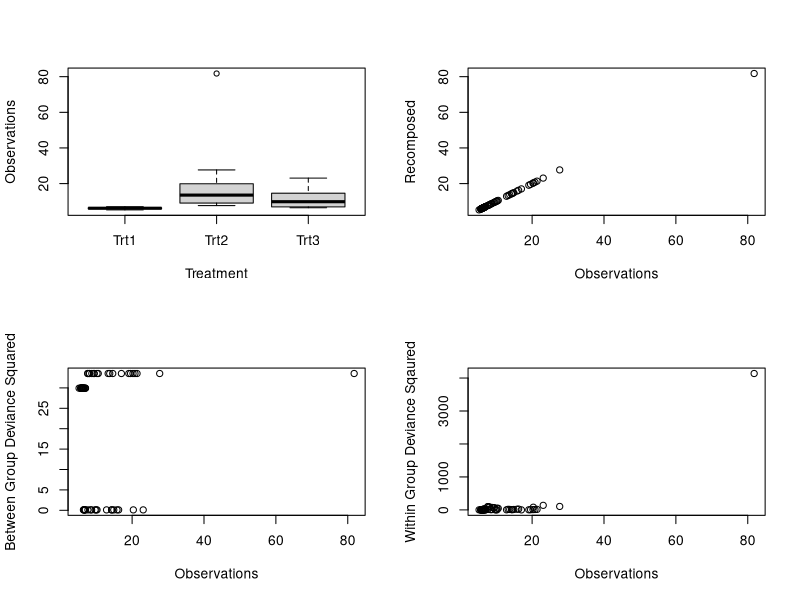
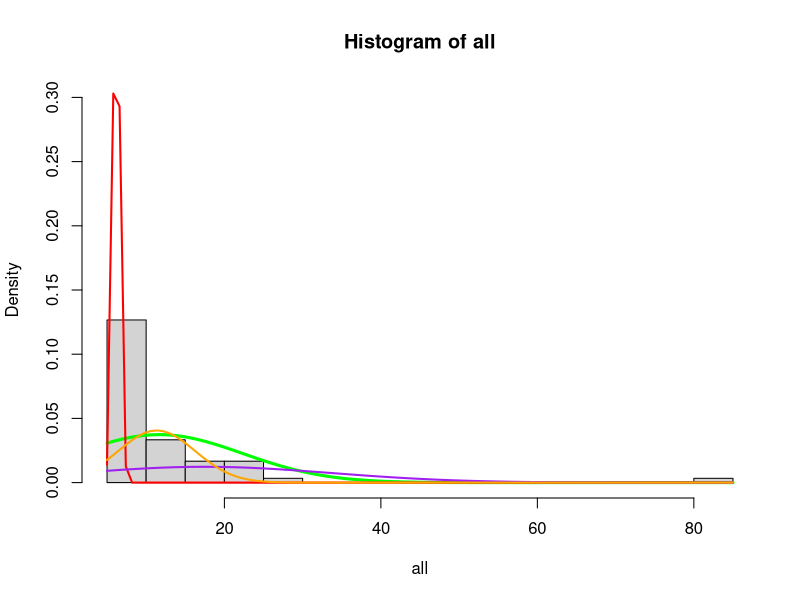
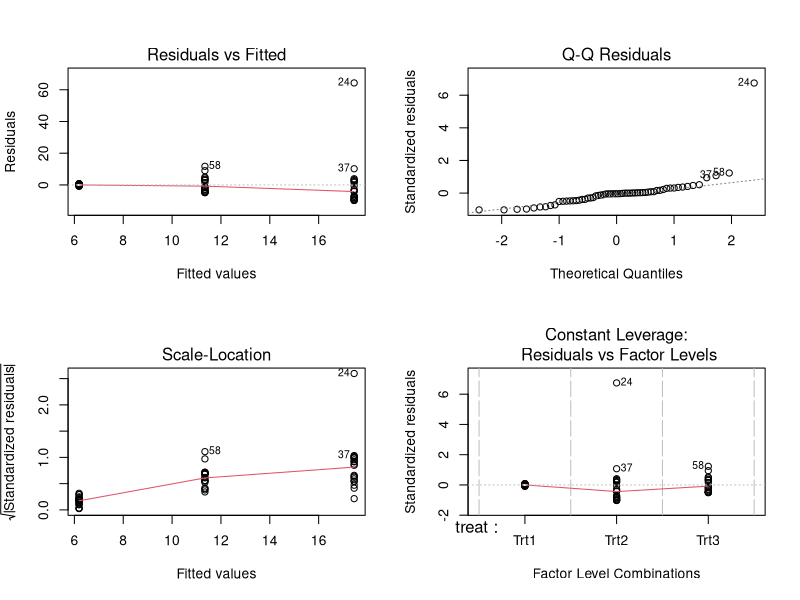
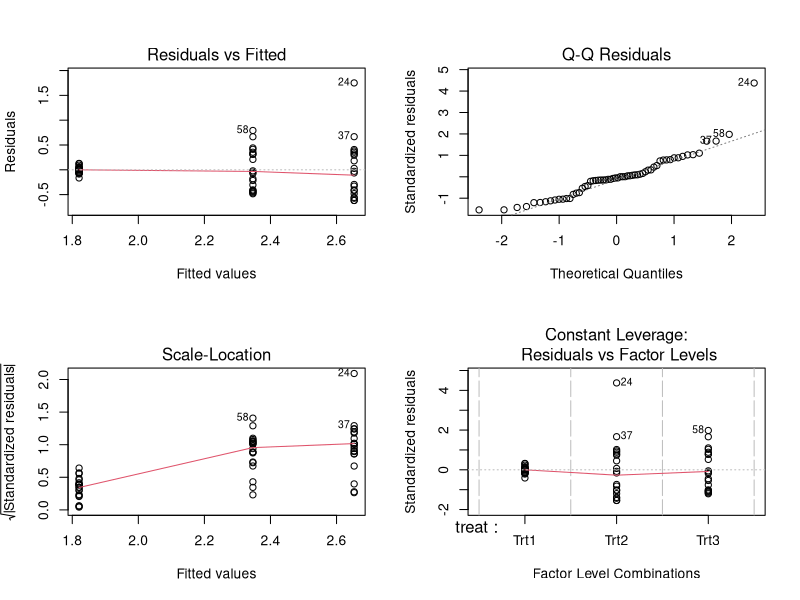
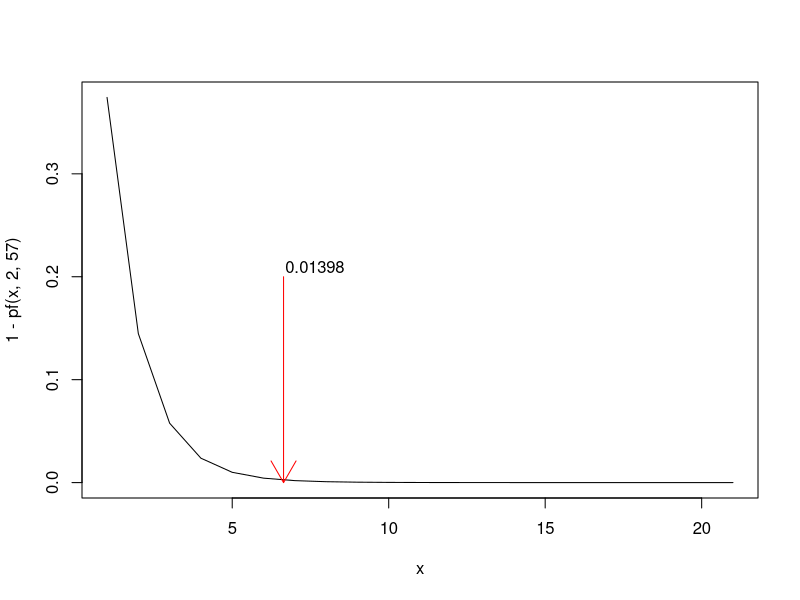

These figures' R source, in order:
# Lecture XX Analysis of Variance

# Create a simulated dataset
trt1.mean <- 6
trt2.mean <- trt1.mean+.01
trt3.mean <- trt1.mean+.01
# play with the sd and see where the results are no longer significant.
trt1.sd <- trt2.sd <- trt3.sd <- .5

trt1 <- rnorm(20,trt1.mean,trt1.sd)
trt2 <- rnorm(20,trt2.mean,trt2.sd) + rlnorm(20,2,1)
trt3 <- rnorm(20,trt3.mean,trt3.sd) + rlnorm(20,1,1)
all <- c(trt1, trt2,trt3)

#Create a dataframe
dataset <-data.frame(treat=rep(c("Trt1","Trt2","Trt3"),each=20),x=all)
dataset
head(dataset)
str(dataset)
names(dataset)


mean(all)
mean(trt1)
mean(trt2)
mean(trt3)

tapply(dataset$x, dataset$treat, mean)

dataset$xdot <-mean(dataset$x)
dataset$xbar[1:20] <- mean(dataset$x[1:20])
dataset$xbar[21:40] <- mean(dataset$x[21:40])
dataset$xbar[41:60] <- mean(dataset$x[41:60])
obs <- sort(sample(60,10)); obs
dataset[obs,]


dataset$dev.btwn<-dataset$xbar-dataset$xdot
dataset$dev.wthn<-dataset$x-dataset$xbar
dataset$sum<-dataset$xdot+dataset$dev.btwn+dataset$dev.wthn

dataset[obs,]

sum(dataset$dev.btwn)

dataset$dev.btwn2 <- dataset$dev.btwn^2
dataset$dev.wthn2 <- dataset$dev.wthn^2

dataset[obs,]


par(mfrow=c(2,2))
boxplot(dataset$x~dataset$treat,ylab="Observations", xlab="Treatment")
plot(dataset$x,dataset$sum, xlab="Observations", ylab="Recomposed")
plot(dataset$x,dataset$dev.btwn2, xlab="Observations", ylab="Between Group Deviance Squared")
plot(dataset$x,dataset$dev.wthn2, xlab="Observations", ylab="Within Group Deviance Sqaured")

summary(aov(x~treat, dataset))
ssd.w<-sum(dataset$dev.wthn2); ssd.w
ssd.b<-sum(dataset$dev.btwn2); ssd.b

ms.w <-ssd.w/(60-3); ms.w
ms.b <-ssd.b/(3-1); ms.b

ms.b/ms.w


1-pf(ms.b/ms.w,2,57)
x <- seq(0:20)


par(mfcol=c(1,1))
hist(all,freq=F,br=14, ylim=c(0,.3))
curve(dnorm(x,mean(all),sd(all)),add=T, col="green", lwd=3)
curve(dnorm(x,mean(trt1),sd(trt1))/2,add=T, col="red", lwd=2)
curve(dnorm(x,mean(trt2),sd(trt2))/2,add=T, col="purple", lwd=2)
curve(dnorm(x,mean(trt3),sd(trt3))/2,add=T, col="orange", lwd=2)

model1.aov <- (aov(x~treat,data=dataset))
summary(model1.aov)
par(mfrow=c(2,2))
plot(model1.aov)

dataset$log_x <- log(dataset$x)
model2.aov <- aov(log_x~treat, data=dataset)
plot(model2.aov)


kruskal.test(x~treat, data=dataset)

par(mfrow=c(1,1))
plot(x, 1-pf(x,2,57), type="l")
arrows((ms.b/ms.w),.2, (ms.b/ms.w),0, col="red")
text((ms.b/ms.w)+1, .21, round(1-pf(ms.b/ms.w,1,38), 5))
summary(model1.aov)

var.between <- var(tapply(dataset$x, dataset$treat, mean))
var.within <- var(dataset$x)

args(power.anova.test)

power.anova.test(groups=3, n=20, between.var = var.between, within.var = var.within, sig.level=0.05)